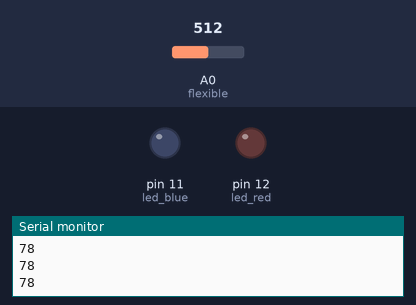
This sketch was run on a simulated Arduino Uno, built with avr-gcc and run on an emulated ATmega328P. Shown: output pins drawn as LEDs (lit = HIGH), the last lines printed to the serial monitor. Inputs (shaded band) come from the test bench; at power-on: A0 (flexible) = 512.

Above: at 1.2 s.
1.3 s: A0 (flexible) set to 573
2.8 s: A0 (flexible) set to 599
At 3.5 s:
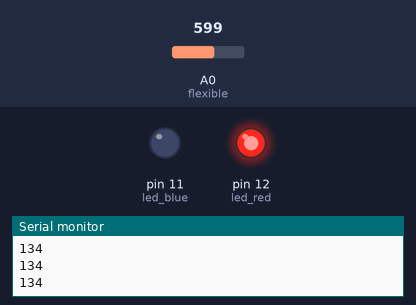
4.3 s: A0 (flexible) set to 511
At 4.6 s:
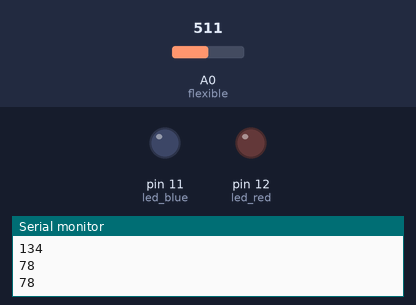
5.8 s: A0 (flexible) set to 716
At 6.9 s:
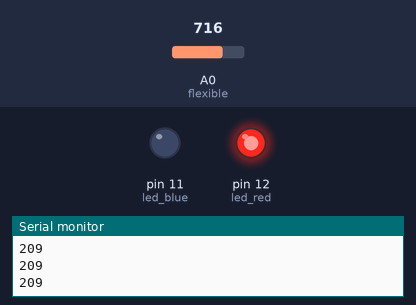
Timing chart, 0 to 8.3 s (numbered marks = the images above; inputs shaded):
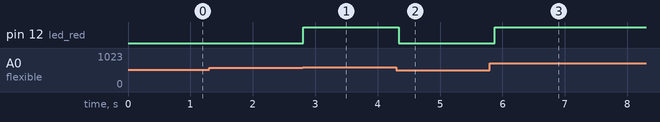

Measured:
- the behaviour switches between 588 and 589 on A0 (flexible) (found by bisection; images 0 and 1)
- after the input at 2.8 s, pin 12 (led_red): LOW → HIGH at once
- after the input at 4.3 s, pin 12 (led_red): HIGH → LOW at once
- after the input at 5.8 s, pin 12 (led_red): LOW → HIGH after 0.07 s

The sketch:

ej7.ino
```cpp
// C++ code
//

#define flexible A0
#define led_red 12
#define led_blue 11

int red, blue;

void setup()
{
  Serial.begin(9600);
  pinMode(led_red, OUTPUT);
  pinMode(led_blue, OUTPUT);
}

void loop()
{
  red = map(analogRead(flexible), 389, 787, 0, 255);
  Serial.println(red);
  analogWrite(led_red, red);
  delay(255);
}
```
